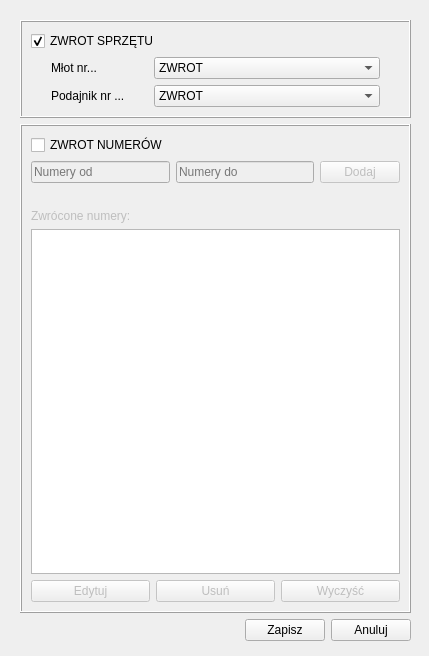
<?xml version="1.0" encoding="UTF-8"?>
<ui version="4.0">
 <class>dlg_return</class>
 <widget class="QDialog" name="dlg_return">
  <property name="geometry">
   <rect>
    <x>0</x>
    <y>0</y>
    <width>429</width>
    <height>656</height>
   </rect>
  </property>
  <property name="windowTitle">
   <string>Dialog</string>
  </property>
  <widget class="QWidget" name="layoutWidget">
   <property name="geometry">
    <rect>
     <x>10</x>
     <y>10</y>
     <width>411</width>
     <height>641</height>
    </rect>
   </property>
   <layout class="QVBoxLayout" name="verticalLayout_2">
    <property name="leftMargin">
     <number>10</number>
    </property>
    <property name="topMargin">
     <number>10</number>
    </property>
    <property name="rightMargin">
     <number>10</number>
    </property>
    <property name="bottomMargin">
     <number>10</number>
    </property>
    <item>
     <widget class="QFrame" name="frame_equipment">
      <property name="frameShape">
       <enum>QFrame::Box</enum>
      </property>
      <property name="frameShadow">
       <enum>QFrame::Raised</enum>
      </property>
      <layout class="QVBoxLayout" name="verticalLayout_4">
       <item>
        <widget class="QCheckBox" name="chk_equipment">
         <property name="text">
          <string>ZWROT SPRZĘTU</string>
         </property>
         <property name="checked">
          <bool>true</bool>
         </property>
        </widget>
       </item>
       <item>
        <layout class="QGridLayout" name="gridLayout_2" columnstretch="3,7">
         <property name="leftMargin">
          <number>20</number>
         </property>
         <property name="rightMargin">
          <number>20</number>
         </property>
         <item row="1" column="1">
          <widget class="QComboBox" name="cmb_container">
           <item>
            <property name="text">
             <string>ZWROT</string>
            </property>
           </item>
           <item>
            <property name="text">
             <string>ZNISZCZENIE/ZGUBIENIE</string>
            </property>
           </item>
          </widget>
         </item>
         <item row="1" column="0">
          <widget class="QLabel" name="lbl_container">
           <property name="text">
            <string>Podajnik nr ...</string>
           </property>
          </widget>
         </item>
         <item row="0" column="1">
          <widget class="QComboBox" name="cmb_hammer">
           <item>
            <property name="text">
             <string>ZWROT</string>
            </property>
           </item>
           <item>
            <property name="text">
             <string>ZNISZCZENIE/ZGUBIENIE</string>
            </property>
           </item>
          </widget>
         </item>
         <item row="0" column="0">
          <widget class="QLabel" name="lbl_hammer">
           <property name="text">
            <string>Młot nr...</string>
           </property>
          </widget>
         </item>
        </layout>
       </item>
      </layout>
     </widget>
    </item>
    <item>
     <widget class="QFrame" name="frame_tags">
      <property name="frameShape">
       <enum>QFrame::Box</enum>
      </property>
      <property name="frameShadow">
       <enum>QFrame::Raised</enum>
      </property>
      <layout class="QVBoxLayout" name="verticalLayout_5">
       <item>
        <widget class="QCheckBox" name="chk_tags">
         <property name="enabled">
          <bool>true</bool>
         </property>
         <property name="text">
          <string>ZWROT NUMERÓW</string>
         </property>
         <property name="checked">
          <bool>false</bool>
         </property>
        </widget>
       </item>
       <item>
        <layout class="QHBoxLayout" name="horizontalLayout_4">
         <property name="leftMargin">
          <number>0</number>
         </property>
         <property name="rightMargin">
          <number>0</number>
         </property>
         <item>
          <widget class="QLineEdit" name="led_from">
           <property name="enabled">
            <bool>false</bool>
           </property>
           <property name="placeholderText">
            <string>Numery od</string>
           </property>
          </widget>
         </item>
         <item>
          <widget class="QLineEdit" name="led_to">
           <property name="enabled">
            <bool>false</bool>
           </property>
           <property name="placeholderText">
            <string>Numery do</string>
           </property>
          </widget>
         </item>
         <item>
          <widget class="QPushButton" name="btn_add_tag">
           <property name="enabled">
            <bool>false</bool>
           </property>
           <property name="text">
            <string>Dodaj</string>
           </property>
          </widget>
         </item>
        </layout>
       </item>
       <item>
        <widget class="QLabel" name="lbl_error">
         <property name="text">
          <string/>
         </property>
        </widget>
       </item>
       <item>
        <widget class="QLabel" name="lbl_returned">
         <property name="enabled">
          <bool>false</bool>
         </property>
         <property name="text">
          <string>Zwrócone numery:</string>
         </property>
        </widget>
       </item>
       <item>
        <widget class="QListView" name="lsv_returned">
         <property name="enabled">
          <bool>true</bool>
         </property>
         <property name="editTriggers">
          <set>QAbstractItemView::NoEditTriggers</set>
         </property>
        </widget>
       </item>
       <item>
        <layout class="QHBoxLayout" name="horizontalLayout_2">
         <item>
          <widget class="QPushButton" name="btn_mod_tag">
           <property name="enabled">
            <bool>false</bool>
           </property>
           <property name="text">
            <string>Edytuj</string>
           </property>
           <property name="autoDefault">
            <bool>false</bool>
           </property>
          </widget>
         </item>
         <item>
          <widget class="QPushButton" name="btn_del_tag">
           <property name="enabled">
            <bool>false</bool>
           </property>
           <property name="text">
            <string>Usuń</string>
           </property>
           <property name="autoDefault">
            <bool>false</bool>
           </property>
          </widget>
         </item>
         <item>
          <widget class="QPushButton" name="btn_clear">
           <property name="enabled">
            <bool>false</bool>
           </property>
           <property name="text">
            <string>Wyczyść</string>
           </property>
           <property name="autoDefault">
            <bool>false</bool>
           </property>
          </widget>
         </item>
        </layout>
       </item>
      </layout>
     </widget>
    </item>
    <item>
     <layout class="QHBoxLayout" name="horizontalLayout">
      <item>
       <spacer name="horizontalSpacer">
        <property name="orientation">
         <enum>Qt::Horizontal</enum>
        </property>
        <property name="sizeHint" stdset="0">
         <size>
          <width>40</width>
          <height>20</height>
         </size>
        </property>
       </spacer>
      </item>
      <item>
       <widget class="QPushButton" name="btn_save">
        <property name="text">
         <string>Zapisz</string>
        </property>
        <property name="autoDefault">
         <bool>false</bool>
        </property>
       </widget>
      </item>
      <item>
       <widget class="QPushButton" name="btn_cancel">
        <property name="text">
         <string>Anuluj</string>
        </property>
        <property name="autoDefault">
         <bool>true</bool>
        </property>
       </widget>
      </item>
     </layout>
    </item>
   </layout>
  </widget>
 </widget>
 <resources/>
 <connections/>
</ui>
